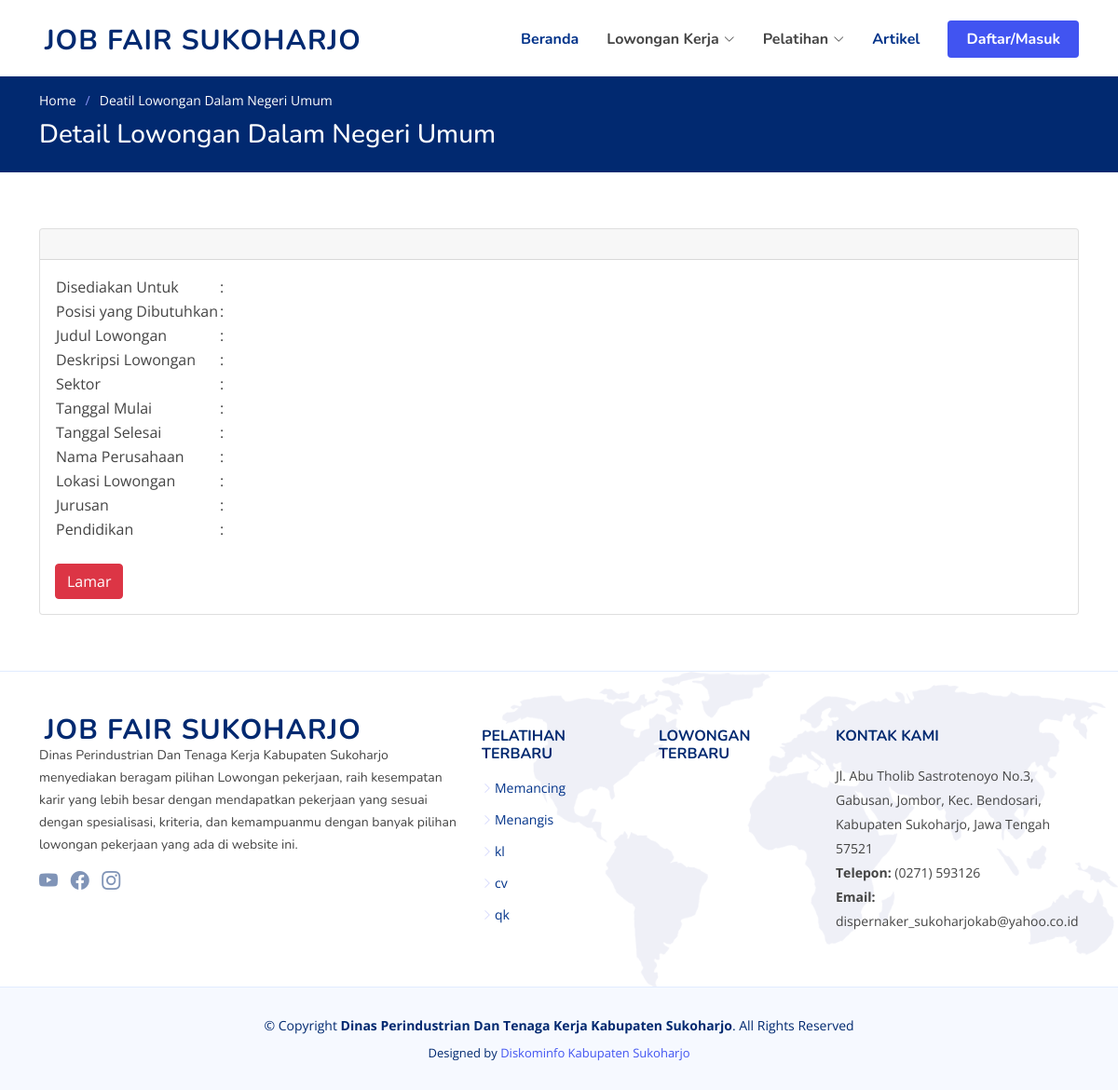
The app's page /home/lihatlokerdnumum/91, older data.
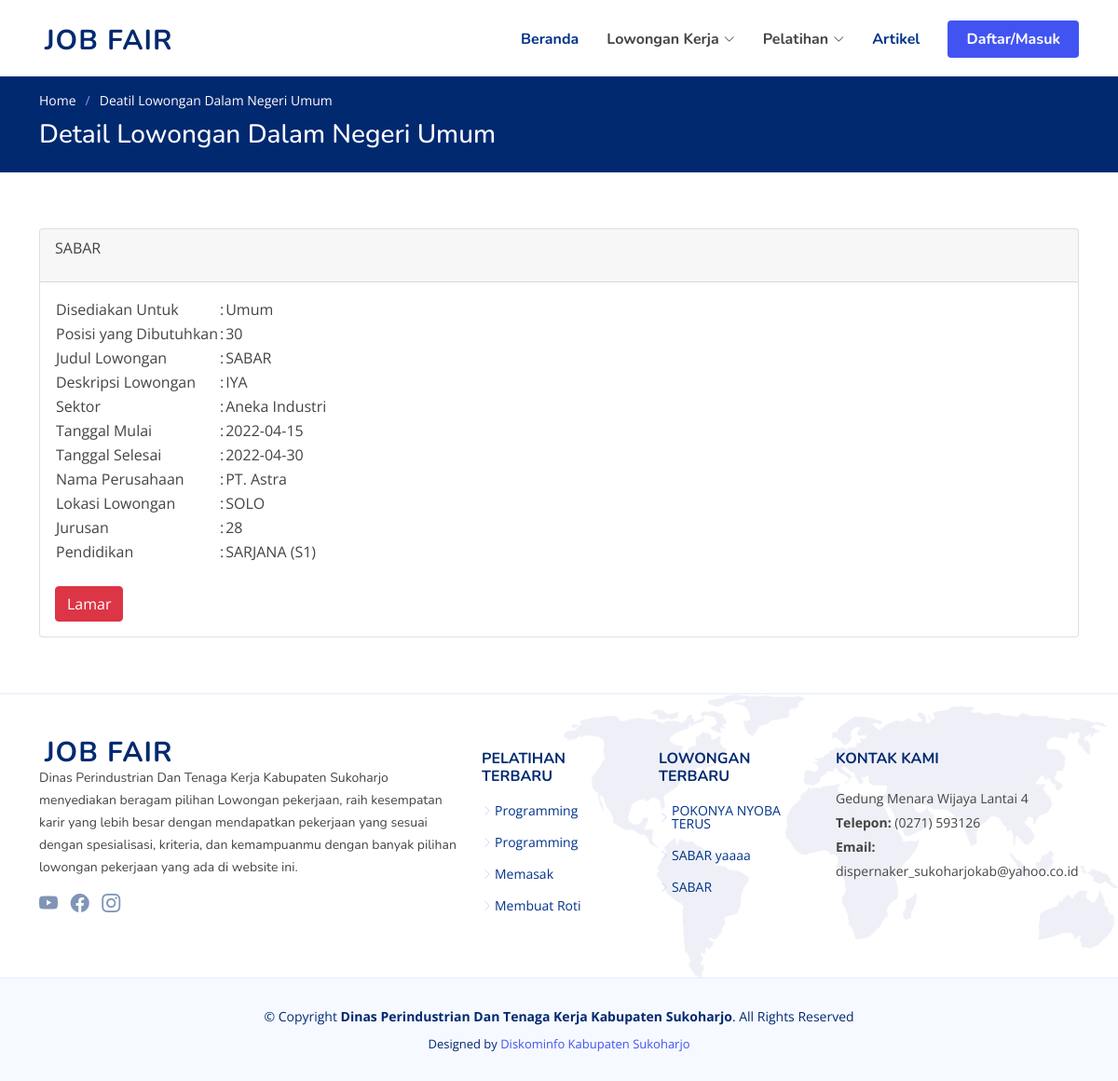
The same page, newer data.
### tables this page shows
CREATE TABLE `setting` (
  `web` varchar(99) NOT NULL,
  `keyword` varchar(99) NOT NULL,
  `logo` varchar(99) NOT NULL,
  `alamat` text NOT NULL,
  `telp` varchar(15) NOT NULL,
  `email` varchar(99) NOT NULL,
  `yt` varchar(99) NOT NULL,
  `ig` varchar(99) NOT NULL,
  `fb` varchar(99) NOT NULL
);

CREATE TABLE `pelatihan` (
  `id_pelatihan` int(11) NOT NULL AUTO_INCREMENT,
  `kategori` varchar(20) NOT NULL,
  `nama_pelatihan` varchar(99) NOT NULL,
  `jumlah_peserta` varchar(50) DEFAULT NULL,
  `tanggal_mulai` date DEFAULT NULL,
  `tanggal_selesai` date NOT NULL,
  `deskripsi_pelatihan` text NOT NULL,
  `alamat` varchar(150) NOT NULL,
  `jam` varchar(15) NOT NULL,
  `id_user` int(11) NOT NULL,
  `sertifikat` varchar(100) NOT NULL,
  `date` datetime DEFAULT NULL,
  PRIMARY KEY (`id_pelatihan`)
);

CREATE TABLE `lowongan` (
  `id_lowongan` int(11) NOT NULL AUTO_INCREMENT,
  `disediakanuntuk` text NOT NULL,
  `jabatan` varchar(50) NOT NULL,
  `judul_lowongan` text NOT NULL,
  `deskripsi_lowongan` text NOT NULL,
  `id_sektor` int(50) NOT NULL,
  `tgl_buka_loker` date NOT NULL,
  `tgl_tutup_loker` date NOT NULL,
  `lokasi_lowongan` text NOT NULL,
  `jurusan` varchar(50) NOT NULL,
  `id_pendidikan` int(11) NOT NULL,
  `jumlah` int(20) NOT NULL,
  `nama_pj` text NOT NULL,
  `status` varchar(50) NOT NULL,
  `jenis_lowongan` varchar(50) NOT NULL,
  `id_user` text NOT NULL,
  `tgl_seleksi_administrasi` date DEFAULT NULL,
  `tgl_seleksi_wawancara` date DEFAULT NULL,
  `lokasi_wawancara` varchar(100) NOT NULL,
  `date` datetime DEFAULT NULL,
  PRIMARY KEY (`id_lowongan`)
);

CREATE TABLE `sektor` (
  `id_sektor` int(100) NOT NULL AUTO_INCREMENT,
  `nama_sektor` text NOT NULL,
  PRIMARY KEY (`id_sektor`)
);

CREATE TABLE `user` (
  `id_user` int(10) NOT NULL AUTO_INCREMENT,
  `nama_user` varchar(99) DEFAULT NULL,
  `username` varchar(99) DEFAULT NULL,
  `password` varchar(255) DEFAULT NULL,
  `level` int(5) DEFAULT NULL,
  `foto_user` varchar(99) DEFAULT NULL,
  `email_user` varchar(50) DEFAULT NULL,
  `nohp_user` varchar(15) DEFAULT NULL,
  `alamat_user` text DEFAULT NULL,
  `status` int(11) DEFAULT NULL,
  `date` datetime DEFAULT NULL,
  PRIMARY KEY (`id_user`)
);

CREATE TABLE `pendidikan` (
  `id_pendidikan` int(11) NOT NULL AUTO_INCREMENT,
  `nama_pendidikan` text NOT NULL,
  PRIMARY KEY (`id_pendidikan`)
);

### application/controllers/Home.php (called while the page is built, shortened)
<?php
class Home extends CI_Controller {
    public function __construct()
    {
        $this->load->model('main_model');
        $this->load->model('model_register');
        $this->load->model('model_artikel');
        $this->load->model('model_footer');
        $this->load->model('model_lupapassword');
    }
public function lihatlokerdnumum($id=NULL){
        $data["id"]=$id;
        $this->load->view('frontend/header');
        $this->load->view('frontend/lihatlokerdnumum',$data);
        $this->load->view('frontend/footer');
}
}

### index.php (called while the page is built, shortened)
<?php
require_once BASEPATH.'core/CodeIgniter.php';

### application/models/Model_footer.php (called while the page is built, shortened)
<?php
class Model_footer extends CI_Model {
    function get_lowongan_footer(){
        $today = date("Y-m-d");
        $q=$this->db->query("select * from lowongan where jenis_lowongan='Dalam Negeri' and disediakanuntuk='Umum' and tgl_tutup_loker>='$today' order by id_lowongan desc limit 5");
        return $q;
    }
     function get_pelatihan_footer(){
        $q=$this->db->query("select * from pelatihan where kategori='umum' order by id_pelatihan desc limit 5");
        return $q;
    }
}

### application/views/frontend/lihatlokerdnumum.php (the view, shortened to what this page needs)
<main id="main">
    <?php
                $today= date("Y-m-d");
                $q=$this->db->query("select lowongan.*,user.nama_user,user.foto_user,sektor.nama_sektor,pendidikan.nama_pendidikan from lowongan
                        left join user on user.id_user=lowongan.id_user
                        left join sektor on sektor.id_sektor=lowongan.id_sektor
                        left join pendidikan on pendidikan.id_pendidikan=lowongan.id_pendidikan
                        where lowongan.jenis_lowongan='Dalam Negeri' and lowongan.tgl_tutup_loker>='$today' and lowongan.id_lowongan='$id'
                        and lowongan.disediakanuntuk='Umum'
                        ");
                $row=$q->row();
                ?>
    <section class="breadcrumbs">
      <div class="container">
        <ol>
          <li><a href="Pencaker">Home</a></li>
          <li>Deatil Lowongan Dalam Negeri Umum</li>
        </ol>
        <h2>Detail Lowongan Dalam Negeri Umum</h2>
      </div>
    </section>
    <section id="values" class="values">
    <div class="container" data-aos="fade-up">
    <div class="card">
    <div class="card-header">
        <p><?php echo $row->judul_lowongan?></p>
    </div>
    <div class="card-body">
        <table>
           <tr>
                    <td>Disediakan Untuk</td>
                    <td>:</td>
                      <td><?php echo $row->disediakanuntuk?></td>
                    </tr>
                    <tr>
                      <td>Posisi yang Dibutuhkan</td>
                      <td>:</td>
                      <td><?php echo $row->jabatan?></td>
                    </tr>
                    <tr>
                      <td>Judul Lowongan</td>
                      <td>:</td>
                      <td><?php echo $row->judul_lowongan?></td>
                    </tr>
                    <tr>
                      <td>Deskripsi Lowongan</td>
                      <td>:</td>
                      <td><?php echo $row->deskripsi_lowongan?></td>
                    </tr>
                    <tr>
                      <td>Sektor</td>
                      <td>:</td>
                      <td><?php echo $row->nama_sektor?></td>
                    </tr>
                    <tr>
                      <td>Tanggal Mulai</td>
                      <td>:</td>
                      <td><?php echo $row->tgl_buka_loker?></td>
                    </tr>
                    <tr>
                      <td>Tanggal Selesai</td>
                      <td>:</td>
                      <td><?php echo $row->tgl_tutup_loker?></td>
                    </tr>
                    <tr>
                      <td>Nama Perusahaan</td>
                      <td>:</td>
                      <td><?php echo $row->nama_user?></td>
                    </tr>
                    <tr>
                      <td>Lokasi Lowongan</td>
                      <td>:</td>
                      <td><?php echo $row->lokasi_lowongan?></td>
                    </tr>
                    <tr>
                      <td>Jurusan</td>
                      <td>:</td>
                      <td><?php echo $row->jurusan?></td>
                    </tr>
                    <tr>
                      <td>Pendidikan</td>
                      <td>:</td>
                      <td><?php echo $row->nama_pendidikan?></td>
                    </tr>
        </table>
        <br>
        <a href="home/lamarlokerdnumum/<?php echo $row->id_lowongan ?>" class="btn btn-danger">Lamar</a>
    </div>
    </div>
    </div>
</section>
</main>

### application/views/frontend/header.php (shortened to what this page needs)
<?php
$setting = $this->db->get('setting');
$row = $setting->row();
?>
<!DOCTYPE html>
<html lang="en">
<head>
  <link href="frontend/vendor/aos/aos.css" rel="stylesheet">
  <link href="frontend/vendor/bootstrap/css/bootstrap.min.css" rel="stylesheet">
  <link href="frontend/vendor/bootstrap-icons/bootstrap-icons.css" rel="stylesheet">
  <link href="frontend/vendor/glightbox/css/glightbox.min.css" rel="stylesheet">
  <link href="frontend/vendor/remixicon/remixicon.css" rel="stylesheet">
  <link href="frontend/vendor/swiper/swiper-bundle.min.css" rel="stylesheet">
  <link href="frontend/css/style.css" rel="stylesheet">
  <link rel="stylesheet" href="https://pro.fontawesome.com/releases/v5.10.0/css/all.css"/>
  <link rel="stylesheet" href="assets/bundles/select2/dist/css/select2.min.css">
</head>
<body <?php echo isset($ngapp) ? $ngapp : null; ?>>
  <header id="header" class="header fixed-top">
    <div class="container-fluid container-xl d-flex align-items-center justify-content-between">
      <a href="home/index" class="logo d-flex align-items-center">
        <span><?php echo $row->web ?></span>
      </a>
      <nav id="navbar" class="navbar">
        <ul>
          <li><a class="nav-link scrollto" href="#hero">Beranda</a></li>
          <li class="dropdown"><a><span>Lowongan Kerja</span> <i class="bi bi-chevron-down"></i></a>
          </li>
          <li class="dropdown"><a><span>Pelatihan</span> <i class="bi bi-chevron-down"></i></a>
          </li>
          <li><a class="nav-link scrollto" href="artikel/artikel">Artikel</a></li>
          <li><a class="getstarted scrollto" href="home/login">Daftar/Masuk</a></li>
        </ul>
      </nav>
    </div>
  </header>

### application/views/frontend/footer.php (shortened to what this page needs)
<?php
$setting = $this->db->get('setting');
$row = $setting->row();
?>
  <footer id="footer" class="footer">
    <div class="footer-top">
      <div class="container">
        <div class="row gy-4">
          <div class="col-lg-5 col-md-12 footer-info">
            <a href="index.html" class="logo d-flex align-items-center">
              <span><?php echo $row->web ?></span>
            </a>
            <p>Dinas Perindustrian Dan Tenaga Kerja Kabupaten Sukoharjo menyediakan beragam pilihan Lowongan pekerjaan, raih kesempatan karir yang lebih besar dengan mendapatkan pekerjaan yang sesuai dengan spesialisasi, kriteria, dan kemampuanmu dengan banyak pilihan lowongan pekerjaan yang ada di website ini.</p>
            <div class="social-links mt-3">
              <a href="<?php echo $row->yt ?>" class="twitter"><i class="bi bi-youtube"></i></a>
              <a href="<?php echo $row->fb ?>" class="facebook"><i class="bi bi-facebook"></i></a>
              <a href="<?php echo $row->ig ?>" class="instagram"><i class="bi bi-instagram"></i></a>
            </div>
          </div>
          <div class="col-lg-2 col-6 footer-links">
            <h4>Pelatihan Terbaru</h4>
            <ul>
               <?php
              $q = $this->model_footer->get_pelatihan_footer();
              foreach($q->result() as $xrowx){
              ?>
              <li><i class="bi bi-chevron-right"></i> <a target="_blank" href="home/pelatihanumum"><?php echo $xrowx->nama_pelatihan ?></a></li>
               <?php } ?>
            </ul>
          </div>
          <div class="col-lg-2 col-6 footer-links">
            <h4>Lowongan Terbaru</h4>
            <ul>
              <?php
              $q = $this->model_footer->get_lowongan_footer();
              foreach($q->result() as $xrow){
              ?>
              <li><i class="bi bi-chevron-right"></i> <a href="home/lihatlokerdnumum/<?php echo $xrow->id_lowongan?>"><?php echo $xrow->judul_lowongan ?></a></li>
              <?php } ?>
            </ul>
          </div>
          <div class="col-lg-3 col-md-12 footer-contact text-center text-md-start">
            <h4>Kontak Kami</h4>
            <p>
              <?php echo $row->alamat ?><br>
              <strong>Telepon:</strong> <?php echo $row->telp ?><br>
              <strong>Email:</strong> <?php echo $row->email ?><br>
            </p>
          </div>
        </div>
      </div>
    </div>
    <div class="container">
      <div class="copyright">
        &copy; Copyright <strong><span>Dinas Perindustrian Dan Tenaga Kerja Kabupaten Sukoharjo</span></strong>. All Rights Reserved
      </div>
      <div class="credits">
        Designed by <a href="https://bootstrapmade.com/">Diskominfo Kabupaten Sukoharjo</a>
      </div>
    </div>
  </footer>
</body>
</html>

### frontend/css/style.css (style rules this page uses)
:root { scroll-behavior: smooth; }
body { font-family: "Open Sans", sans-serif; color: #444444; }
a { color: #4154f1; text-decoration: none; }
h1, h2, h3, h4, h5, h6 { font-family: "Nunito", sans-serif; }
section { padding: 60px 0; overflow: hidden; }
.breadcrumbs { padding: 15px 0; background: #012970; min-height: 40px; margin-top: 82px; color: #fff; }
.breadcrumbs h2 { font-size: 28px; font-weight: 500; }
.breadcrumbs ol { display: flex; flex-wrap: wrap; list-style: none; padding: 0 0 10px 0; margin: 0; font-size: 14px; }
.breadcrumbs ol a { color: #fff; transition: 0.3s; }
.breadcrumbs ol li + li { padding-left: 10px; }
.breadcrumbs ol li + li::before { display: inline-block; padding-right: 10px; color: #8894f6; content: "/"; }
.header { transition: all 0.5s; z-index: 997; padding: 20px 0; }
.header .logo { line-height: 0; }
.header .logo span { font-size: 30px; font-weight: 700; letter-spacing: 1px; color: #012970; font-family: "Nunito", sans-serif; margin-top: 3px; }
.navbar { padding: 0; }
.navbar ul { margin: 0; padding: 0; display: flex; list-style: none; align-items: center; }
.navbar li { position: relative; }
.navbar a, .navbar a:focus { display: flex; align-items: center; justify-content: space-between; padding: 10px 0 10px 30px; font-family: "Nunito", sans-serif; font-size: 16px; font-weight: 700; color: #013289; white-space: nowrap; transition: 0.3s; }
.navbar a i, .navbar a:focus i { font-size: 12px; line-height: 0; margin-left: 5px; }
.navbar .getstarted, .navbar .getstarted:focus { background: #4154f1; padding: 8px 20px; margin-left: 30px; border-radius: 4px; color: #fff; }
.footer { background: #f6f9ff; padding: 0 0 30px 0; font-size: 14px; }
.footer .footer-top { background: white url(../img/footer-bg.png) no-repeat right top; background-size: contain; border-top: 1px solid #e1ecff; border-bottom: 1px solid #e1ecff; padding: 60px 0 30px 0; }
.footer .footer-top .footer-info { margin-bottom: 30px; }
.footer .footer-top .footer-info .logo { line-height: 0; margin-bottom: 15px; }
.footer .footer-top .footer-info .logo span { font-size: 30px; font-weight: 700; letter-spacing: 1px; color: #012970; font-family: "Nunito", sans-serif; margin-top: 3px; }
.footer .footer-top .footer-info p { font-size: 14px; line-height: 24px; margin-bottom: 0; font-family: "Nunito", sans-serif; }
.footer .footer-top .social-links a { font-size: 20px; display: inline-block; color: rgba(1, 41, 112, 0.5); line-height: 0; margin-right: 10px; transition: 0.3s; }
.footer .footer-top h4 { font-size: 16px; font-weight: bold; color: #012970; text-transform: uppercase; position: relative; padding-bottom: 12px; }
.footer .footer-top .footer-links { margin-bottom: 30px; }
.footer .footer-top .footer-links ul { list-style: none; padding: 0; margin: 0; }
.footer .footer-top .footer-links ul i { padding-right: 2px; color: #d0d4fc; font-size: 12px; line-height: 0; }
.footer .footer-top .footer-links ul li { padding: 10px 0; display: flex; align-items: center; }
.footer .footer-top .footer-links ul li:first-child { padding-top: 0; }
.footer .footer-top .footer-links ul a { color: #013289; transition: 0.3s; display: inline-block; line-height: 1; }
.footer .footer-top .footer-contact p { line-height: 26px; }
.footer .copyright { text-align: center; padding-top: 30px; color: #012970; }
.footer .credits { padding-top: 10px; text-align: center; font-size: 13px; color: #012970; }

Row changes from the older to the newer data that the page shows:
removed setting: web "JOB FAIR SUKOHARJO", alamat "Jl. Abu Tholib Sastrotenoyo No.3, Gabusan, Jombor, Kec. Bendosari, Kabupaten Sukoharjo, Jawa Tengah 57521", telp "(0271) 593126", email "dispernaker_sukoharjokab@yahoo.co.id"
removed pelatihan: nama_pelatihan "Memancing"
removed pelatihan: nama_pelatihan "Menangis"
removed pelatihan: nama_pelatihan "kl"
removed pelatihan: nama_pelatihan "cv"
removed pelatihan: nama_pelatihan "qk"
added setting: web "JOB FAIR", alamat "Gedung Menara Wijaya Lantai 4", telp "(0271) 593126", email "dispernaker_sukoharjokab@yahoo.co.id"
now on this page (row edited): lowongan: judul_lowongan "SABAR", disediakanuntuk "Umum", jabatan "30", deskripsi_lowongan "IYA", id_sektor.nama_sektor "Aneka Industri", tgl_buka_loker "2022-04-15", tgl_tutup_loker "2022-04-30", id_user.nama_user "PT. Astra", lokasi_lowongan "SOLO", jurusan "28", id_pendidikan.nama_pendidikan "SARJANA (S1)"
added pelatihan: nama_pelatihan "Programming"
added pelatihan: nama_pelatihan "Programming"
added pelatihan: nama_pelatihan "Memasak"
added pelatihan: nama_pelatihan "Membuat Roti"
now on this page (row edited): lowongan: judul_lowongan "POKONYA NYOBA TERUS"
now on this page (row edited): lowongan: judul_lowongan "SABAR yaaaa"
